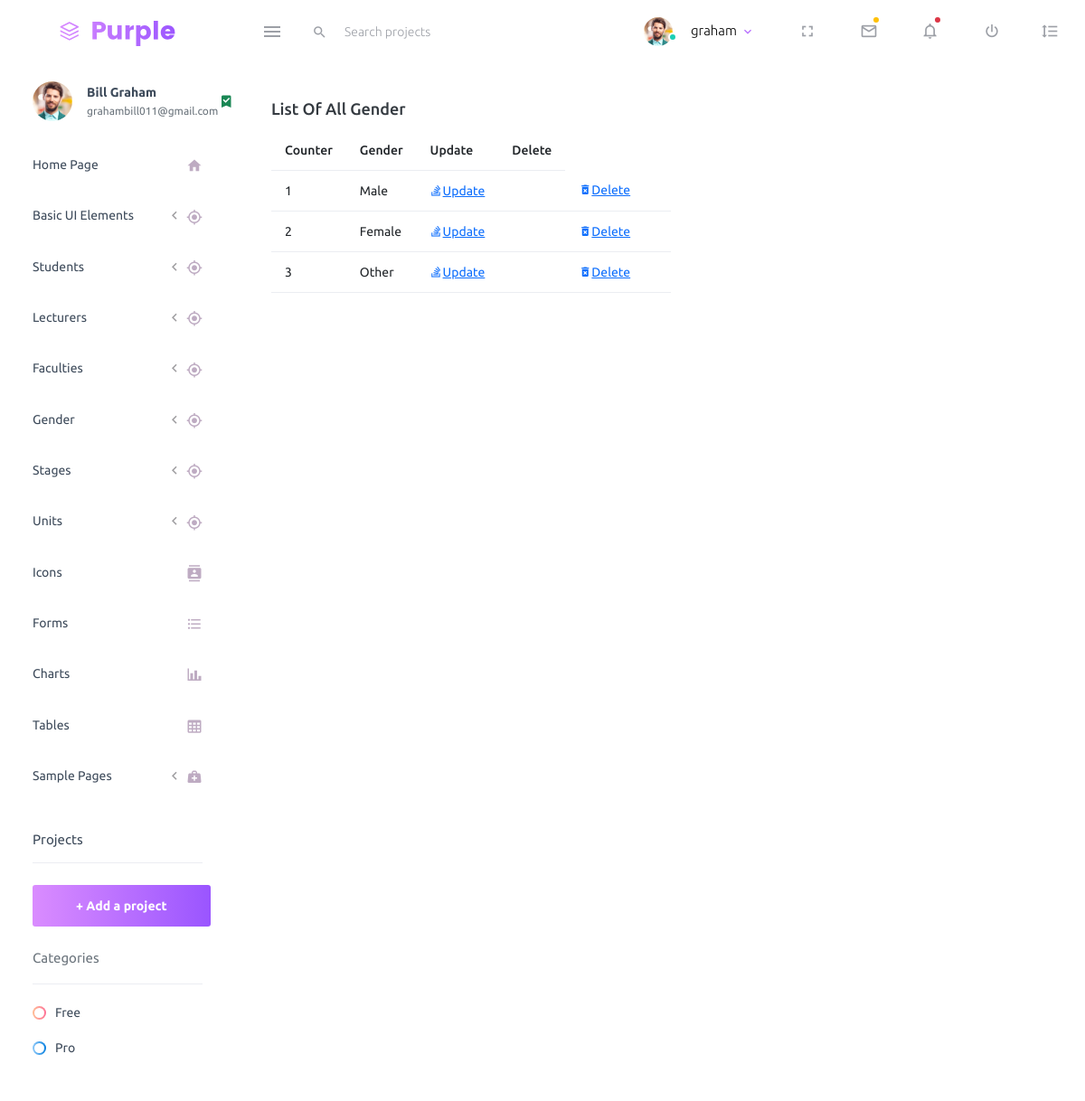
/school/list-gender/ (signed in), run on an earlier commit of the app's database.
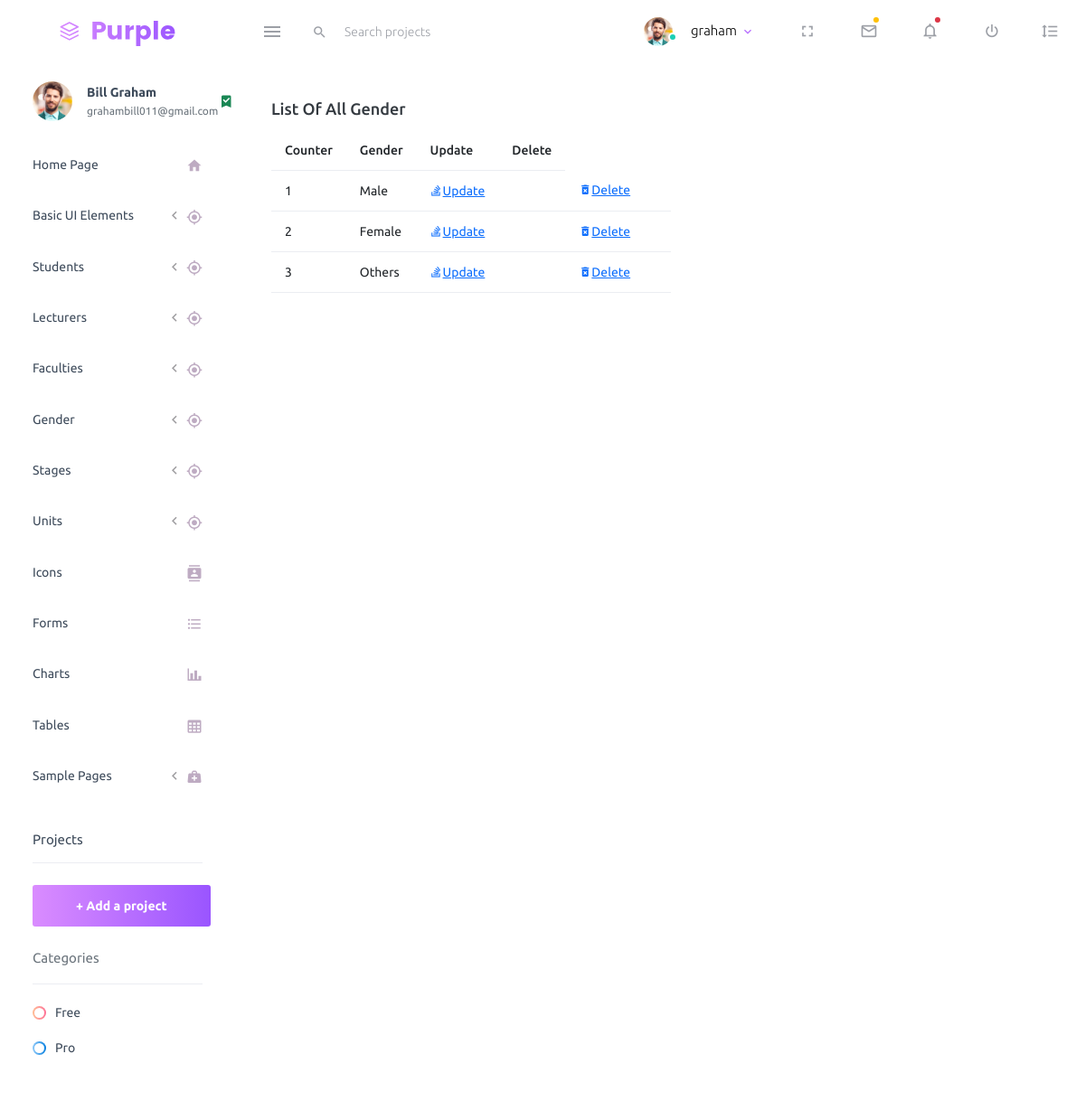
And on a later commit of the database.
### school/models.py (models this page shows, shortened)
class Gender(models.Model):
    gender=models.CharField(max_length=255, blank=True, null=True)

### school/views.py (the view)
# urls.py: path('list-gender/', views.ListGender, name='list-gender'),
@login_required
def ListGender(request):
	title = 'List of All gender'
	queryset = Gender.objects.all()
	context = {
	"title": title,
	"queryset": queryset,
	}
	return render(request, "school/list-gender.html", context)

### school/templates/school/list-gender.html (shortened to what this page needs)
{% extends 'index2.html' %}
{% load static %}
{% block content %}
<div class="row">
    <div class="col-12 grid-margin">
      <div class="card">
        <div class="card-body">
          <h4 class="card-title">{{title}}</h4>
          <div class="table-responsive">
            <table class="table">
              <thead>
                <tr>
                  <th>Counter</th>
                  <th>Gender</th>
                  <th>Update</th>
                  <th>Delete</th>
                </tr>
              </thead>
              <tbody>
                {% for instance in queryset %}
                    <tr>
                        <td>{{forloop.counter}}</td>
                        <td>{{instance.gender}}</td>
                        <td><a href="{% url 'school:edit-gender' instance.id%}" class="mdi mdi-stack-overflow">Update</a><td>
                        <td><a href="{% url 'school:delete-gender' instance.id%}" class="mdi mdi-delete-forever">Delete</a><td>
                    </tr>
                {% endfor %}
              </tbody>
            </table>
          </div>
        </div>
      </div>
    </div>
  </div>
  {% endblock content %}

What changed in the data, as far as the page shows it:
changed Gender: gender "Other" → "Others"
